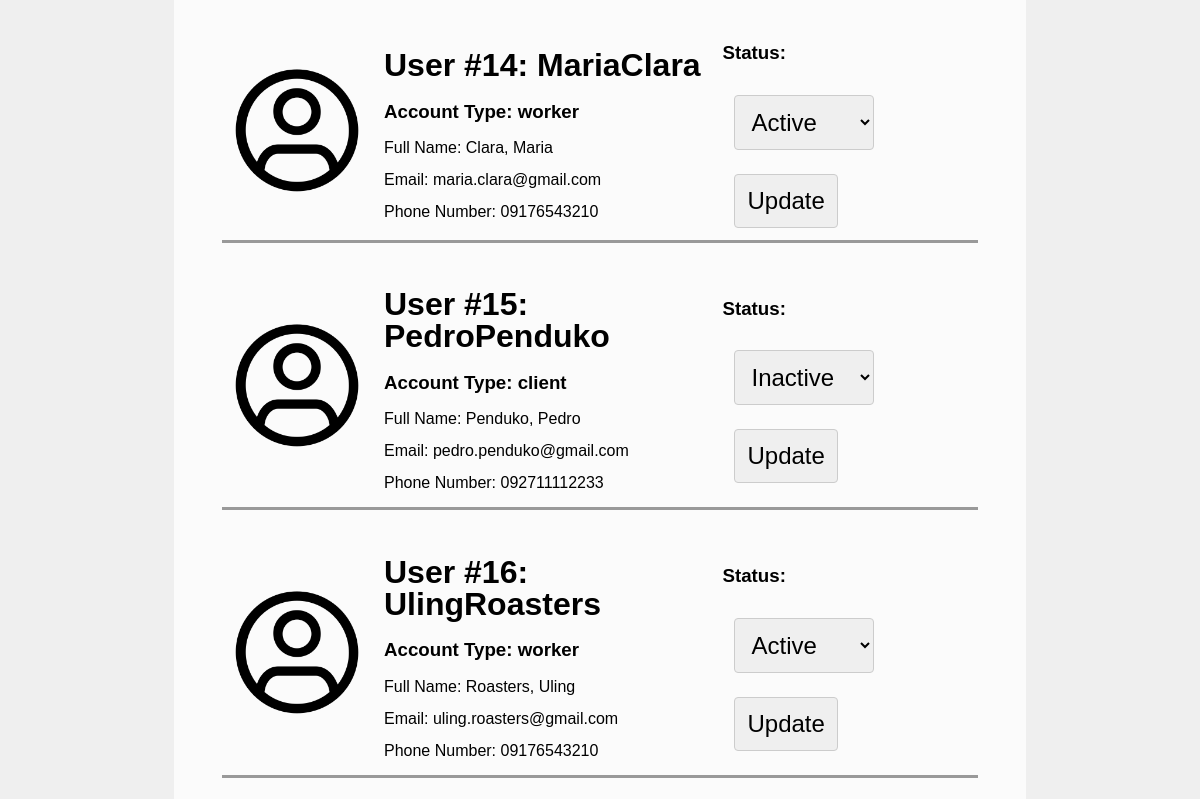
Page /admin/manage-accounts.php (signed in, middle part) on the earlier database version.
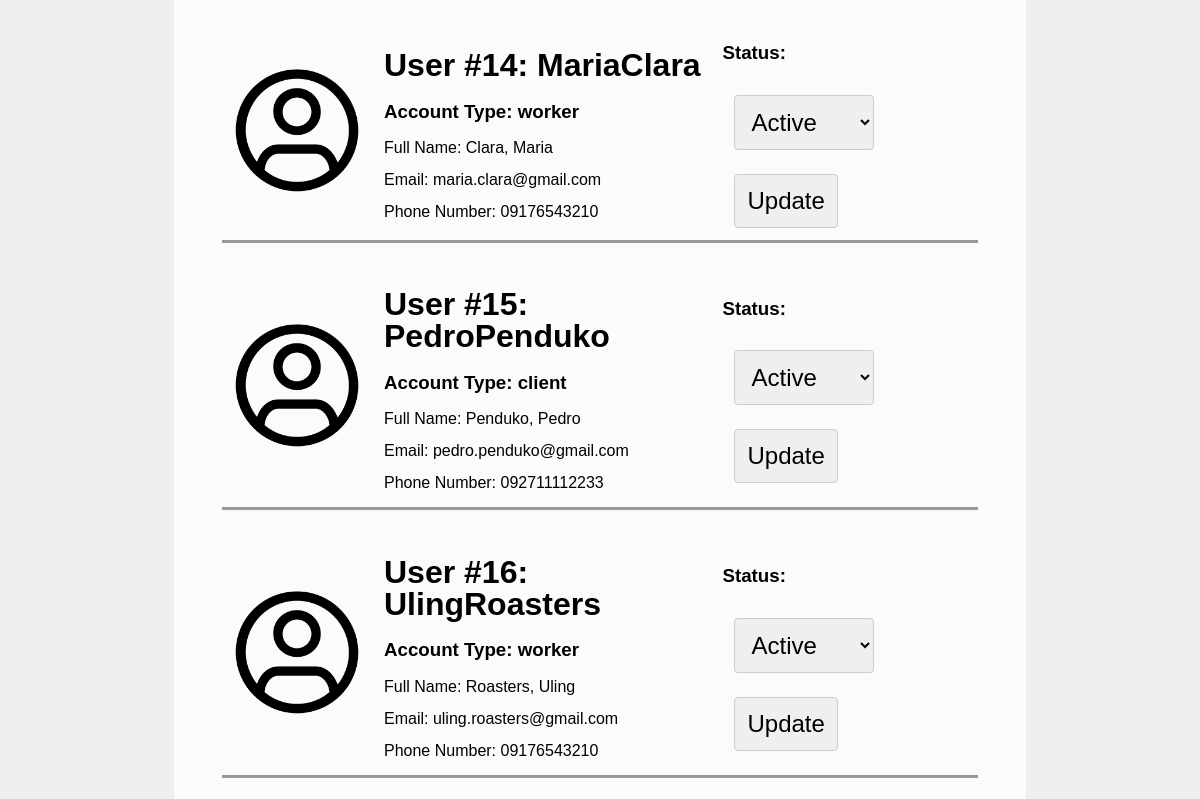
Same page on the later database version.
### tables this page shows
CREATE TABLE `users` (
  `user_id` int(11) NOT NULL,
  `username` varchar(50) NOT NULL,
  `password` varchar(255) NOT NULL,
  `user_type` enum('admin','worker','client') NOT NULL,
  `profile_picture` varchar(200) DEFAULT NULL,
  `first_name` varchar(50) NOT NULL,
  `last_name` varchar(50) NOT NULL,
  `email` varchar(50) NOT NULL,
  `phone_number` varchar(50) NOT NULL,
  `application_status` enum('approved','pending','rejected') NOT NULL DEFAULT 'pending'
);

### admin/manage-accounts.php (the view, shortened to what this page needs)
<!DOCTYPE html>
<html lang="en">
<head>
    <link rel="stylesheet" href="admin.css">
</head>
<body>
    <div class="manage-accounts-container">
        <div class="manage-accounts">
            <div class="manage-accounts-interface">
                <?php
                include "../includes/dbh.inc.php";
                $sessionUserId = $_SESSION["user_id"];
                $sessionUsername = $_SESSION["username"];
                $stmt = mysqli_stmt_init($connection);
                $sql = "SELECT * from users";
                if (!mysqli_stmt_prepare($stmt, $sql)) {
                    echo "Error when preparing SQL statement.";
                }
                if (!mysqli_stmt_execute($stmt)) {
                    echo "Error while executing SQL statement";
                }
                $results = mysqli_stmt_get_result($stmt);
                while ($row = mysqli_fetch_assoc($results)) {
                    $userId = $row["user_id"];
                    $username = $row["username"];
                    if ($sessionUserId === $userId && $sessionUsername === $username) {
                        continue;
                    }
                    $userId = $row["user_id"];
                    $userType = $row["user_type"];
                    $firstName = $row["first_name"];
                    $lastName = $row["last_name"];
                    $email = $row["email"];
                    $phoneNumber = $row["phone_number"];
                    $profilePicture = $row["profile_picture"];
                    $applicationStatus = $row["application_status"];
                    if (empty($profilePicture)) {
                        $profilePicture = "../assets/default_pfp.png";
                    }
                    ?>
                    <div class="account">
                        <div class="account-profile-picture">
                            <img src="<?php echo $profilePicture ?>" alt="">
                        </div>
                        <div class="account-info">
                            <h1>User #<?php echo $userId ?>: <?php echo $username ?></h1>
                            <h3>Account Type: <?php echo $userType ?> </h3>
                            <p>Full Name: <?php echo $lastName.", ".$firstName ?></p>
                            <p>Email: <?php echo $email ?> </p>
                            <p>Phone Number: <?php echo $phoneNumber ?> </p>
                        </div>
                        <div class="account-options">
                            <form action="../includes/update-account-status.inc.php" method="post">
                                <h3>Status: </h3>
                                <select name="account-status">
                                    <option value="approved" <?php if ($applicationStatus === "accepted") { echo "selected"; } ?>>Active</option>
                                    <option value="pending" <?php if ($applicationStatus === "pending") { echo "selected"; } ?>>Inactive</option>
                                </select>
                                <button type="submit" name="update-account-status">Update</button>
                            </form>
                        </div>
                    </div>
                    <?php
                }
                ?>
            </div>
        </div>
    </div>
</body>
</html>

Differences in the rows shown:
changed users "PedroPenduko": account-status "Inactive" → "Active"
